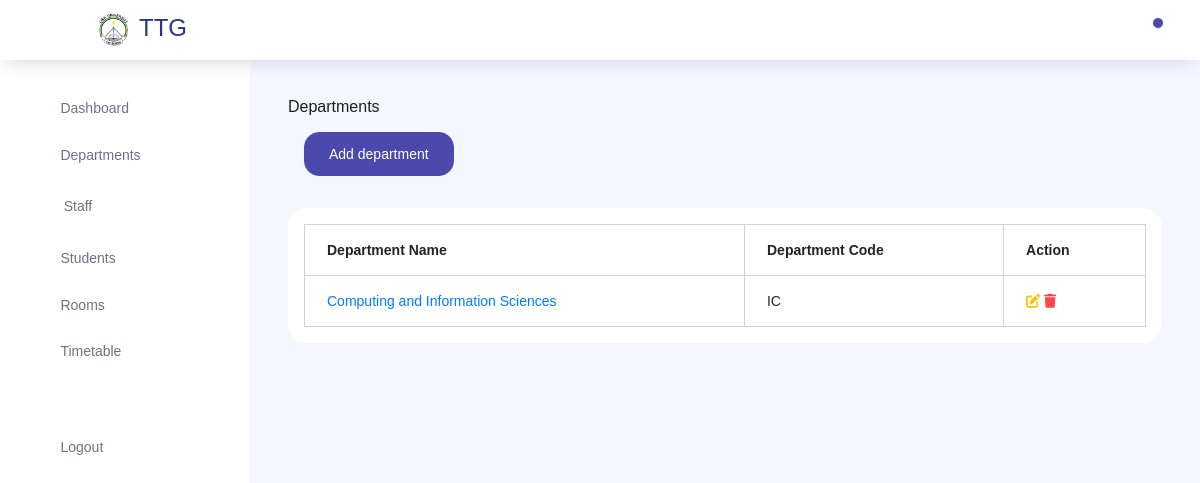
Page /departments/ on the earlier database version.
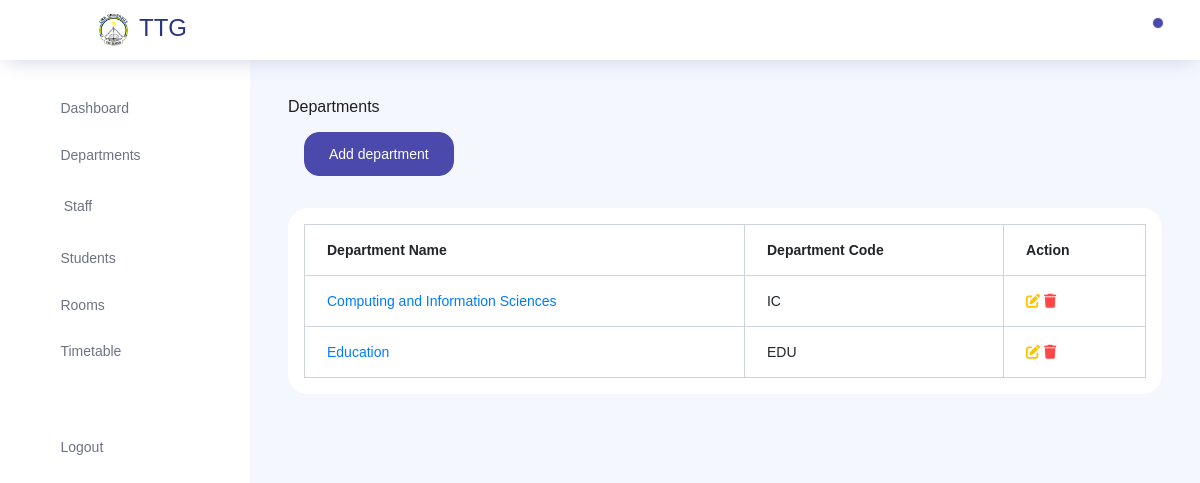
Same page on the later database version.
### store/models.py (models this page shows, shortened)
class Department(models.Model):
    department_name = models.CharField(max_length=100)
    department_code = models.CharField(max_length=20)

### core/views.py (the view, shortened to what this page needs)
# urls.py: path('departments/', views.departments, name='departments'),
def departments(request):
    departments = Department.objects.all()
    context = {'departments': departments}
    return render(request, 'core/departments.html', context)

### templates/core/departments.html (shortened to what this page needs)
{% extends 'core/layout.html'%}
{% block content %}
Departments
<br>
<a href="#" class="btn btn-primary m-3" data-toggle="modal" data-target="#addDepartment">Add department</a>
<div class="card p-3 my-3 bg-white">
    <table class="table table-bordered">
        <thead>
            <tr>
                <th>Department Name</th>
                <th>Department Code</th>
                <th>Action</th>
            </tr>
        </thead>
        <tbody>
            {% for d in departments %}
            <tr>
                <td><a href="{% url 'core:program' dpt=d.pk %}">{{ d.department_name }}</a></td>
                <td>{{ d.department_code }}</td>
                <td>
                    <a href="#" data-toggle="modal" data-target="#editDepartment{{ d.id }}"><i class="fas fa-edit text-warning"></i></a>
                    <a href="{% url 'core:deleteDepartment' pk=d.id %}" onclick="return(confirm('Are you sure you want to delete this department?'))"><i class="fas fa-trash text-danger"></i></a>
                </td>
            </tr>
            {% endfor %}
        </tbody>
    </table>
</div>
{%endblock%}

Differences in the rows shown:
added Department: department_name "Education", department_code "EDU"
